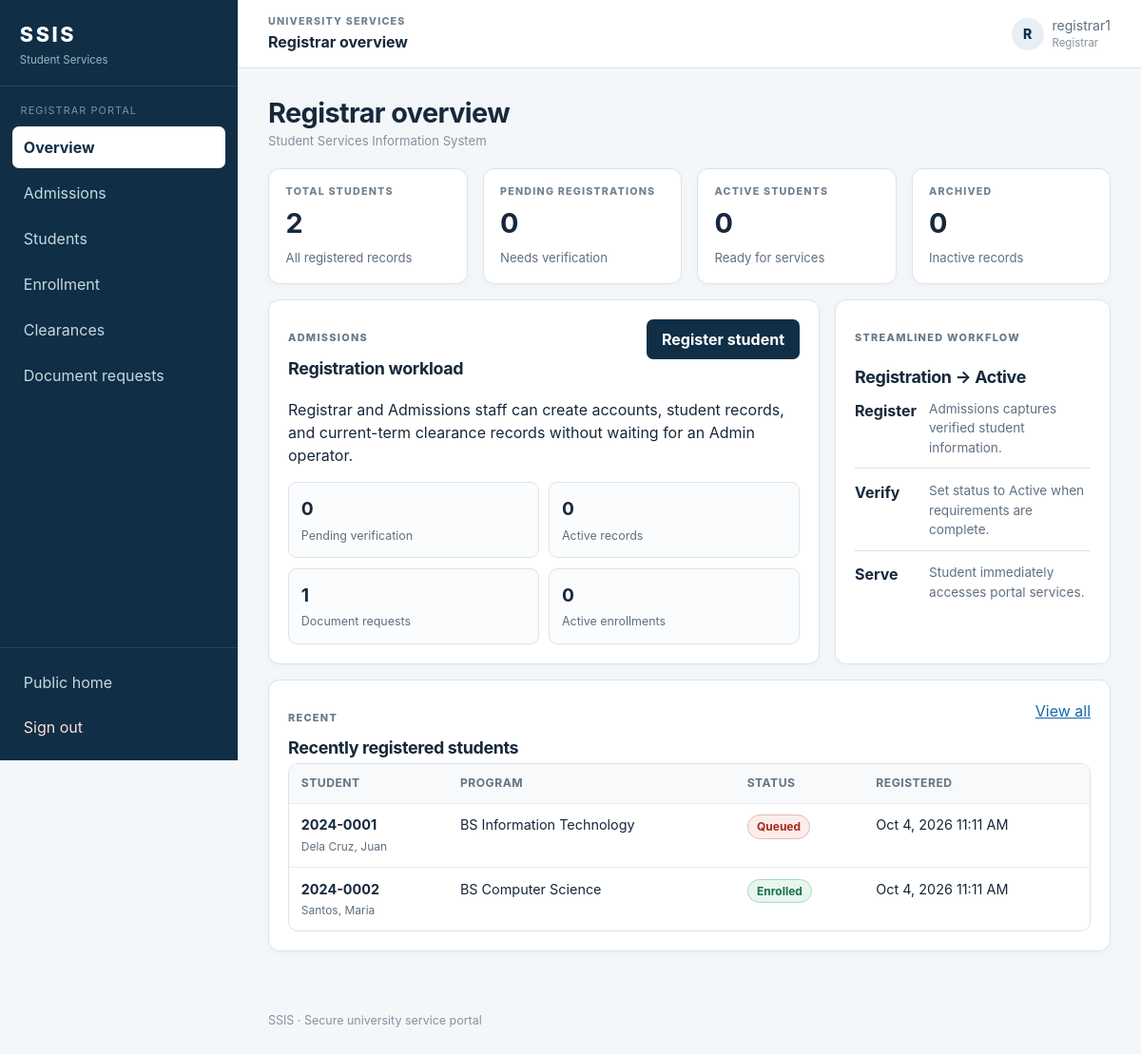
Before: /registrar/dashboard.php (signed in) with the older database file.
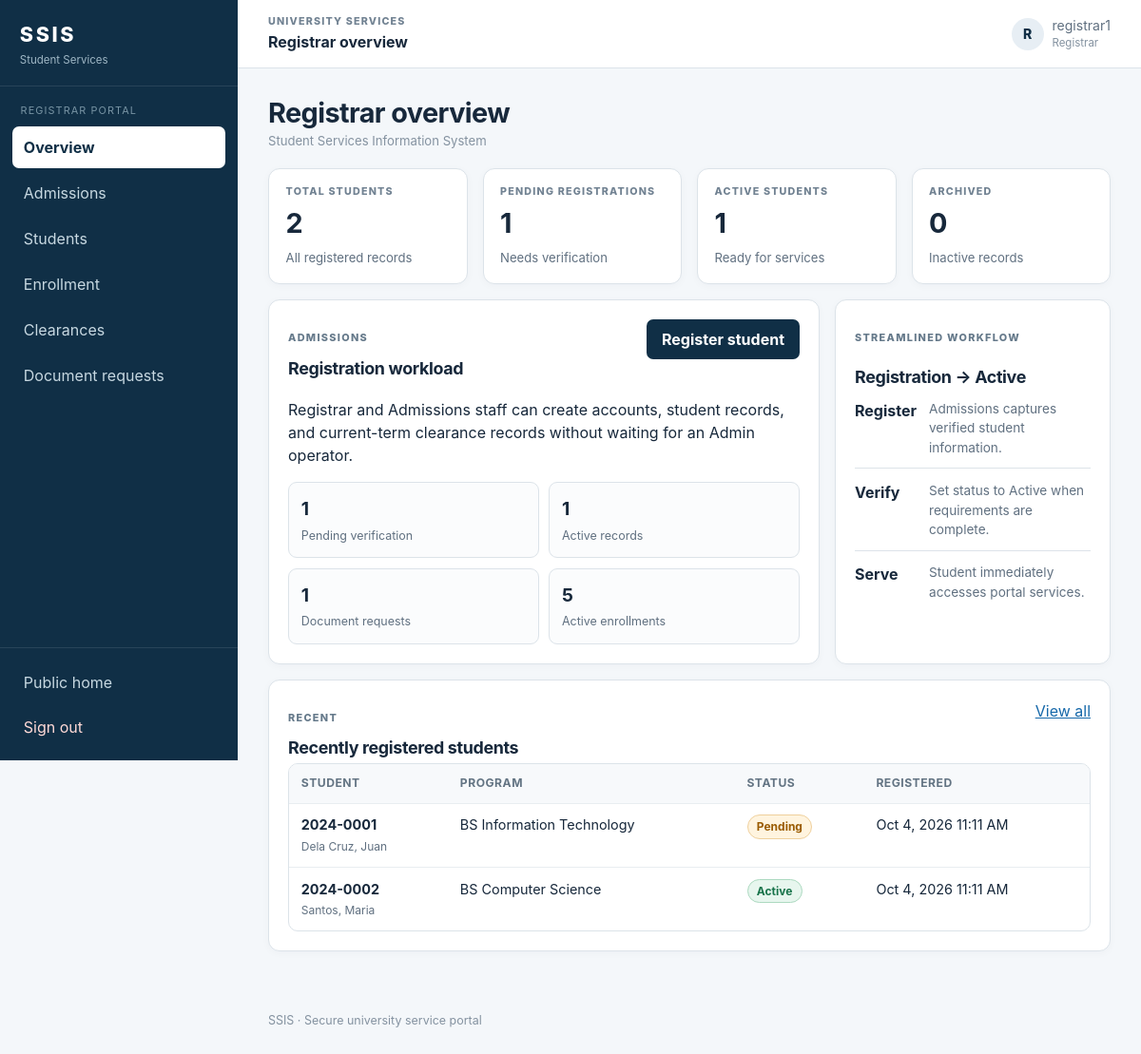
After: the same page with the newer database file.
### tables this page shows
CREATE TABLE students (
  id                INT UNSIGNED NOT NULL AUTO_INCREMENT,
  user_id           INT UNSIGNED NOT NULL,
  student_no        VARCHAR(20)  NOT NULL,
  first_name        VARCHAR(60)  NOT NULL,
  last_name         VARCHAR(60)  NOT NULL,
  program           VARCHAR(100) NOT NULL,
  year_level        TINYINT UNSIGNED NOT NULL DEFAULT 1,
  department_id     INT UNSIGNED NOT NULL,
  enrollment_status ENUM('pending','active','archived')
                    NOT NULL DEFAULT 'pending',
  queue_number      INT UNSIGNED NULL COMMENT 'Legacy field retained for backward compatibility; not used by SSIS',
  contact_no        VARCHAR(20)  NULL,
  registered_by     INT UNSIGNED NULL,
  created_at        TIMESTAMP NOT NULL DEFAULT CURRENT_TIMESTAMP,
  updated_at        TIMESTAMP NOT NULL DEFAULT CURRENT_TIMESTAMP ON UPDATE CURRENT_TIMESTAMP,
  PRIMARY KEY (id),
  UNIQUE KEY uq_students_user (user_id),
  UNIQUE KEY uq_students_no (student_no),
  KEY idx_students_name (last_name, first_name),
  KEY idx_students_enrollment (enrollment_status),
  CONSTRAINT fk_students_user FOREIGN KEY (user_id)
    REFERENCES users(id) ON DELETE CASCADE ON UPDATE CASCADE,
  CONSTRAINT fk_students_department FOREIGN KEY (department_id)
    REFERENCES departments(id) ON DELETE RESTRICT ON UPDATE CASCADE,
  CONSTRAINT fk_students_registered_by FOREIGN KEY (registered_by)
    REFERENCES users(id) ON DELETE SET NULL ON UPDATE CASCADE
);

### auth/auth_check.php (called while the page is built, shortened)
<?php
function e(?string $value): string
{
    return htmlspecialchars((string)$value, ENT_QUOTES | ENT_SUBSTITUTE, 'UTF-8');
}
function url(string $path): string
{
    return APP_BASE . $path;
}

### registrar/dashboard.php (the view, shortened to what this page needs)
<?php
require_once __DIR__ . '/../auth/auth_check.php';
require_once __DIR__ . '/../includes/layout.php';
$pdo = db();
$one = fn(string $sql, array $p = []) => (function () use ($pdo, $sql, $p) { $s=$pdo->prepare($sql); $s->execute($p); return (int)$s->fetchColumn(); })();
$students = $one('SELECT COUNT(*) FROM students');
$pending = $one("SELECT COUNT(*) FROM students WHERE enrollment_status='pending'");
$active = $one("SELECT COUNT(*) FROM students WHERE enrollment_status='active'");
$archived = $one("SELECT COUNT(*) FROM students WHERE enrollment_status='archived'");
$req = $one("SELECT COUNT(*) FROM document_requests WHERE status IN ('submitted','processing','ready')");
$gr = $one("SELECT COUNT(*) FROM enrollments WHERE status='enrolled'");
$recent = $pdo->query("SELECT s.student_no,s.first_name,s.last_name,s.program,s.enrollment_status,s.created_at
                       FROM students s ORDER BY s.created_at DESC LIMIT 8")->fetchAll();
?>
<div class="grid">
  <div class="stat"><span class="stat-label">TOTAL STUDENTS</span><b><?= $students ?></b><span>All registered records</span></div>
  <div class="stat"><span class="stat-label">PENDING REGISTRATIONS</span><b><?= $pending ?></b><span>Needs verification</span></div>
  <div class="stat"><span class="stat-label">ACTIVE STUDENTS</span><b><?= $active ?></b><span>Ready for services</span></div>
  <div class="stat"><span class="stat-label">ARCHIVED</span><b><?= $archived ?></b><span>Inactive records</span></div>
</div>
<div class="content-grid">
  <section class="card">
    <div class="section-title"><div><p class="card-kicker">ADMISSIONS</p><h2>Registration workload</h2></div><a class="btn" href="<?= e(url('/registrar/admissions.php')) ?>">Register student</a></div>
    <p>Registrar and Admissions staff can create accounts, student records, and current-term clearance records without waiting for an Admin operator.</p>
    <div class="quick-actions">
      <a href="<?= e(url('/registrar/students.php?status=pending')) ?>"><b><?= $pending ?></b><span>Pending verification</span></a>
      <a href="<?= e(url('/registrar/students.php?status=active')) ?>"><b><?= $active ?></b><span>Active records</span></a>
      <a href="<?= e(url('/registrar/requests.php')) ?>"><b><?= $req ?></b><span>Document requests</span></a>
      <a href="<?= e(url('/registrar/enrollments.php')) ?>"><b><?= $gr ?></b><span>Active enrollments</span></a>
    </div>
  </section>
  <aside class="card">
    <p class="card-kicker">STREAMLINED WORKFLOW</p>
    <h2>Registration → Active</h2>
    <ol class="clean-list">
      <li><b>Register</b><span>Admissions captures verified student information.</span></li>
      <li><b>Verify</b><span>Set status to Active when requirements are complete.</span></li>
      <li><b>Serve</b><span>Student immediately accesses portal services.</span></li>
    </ol>
  </aside>
</div>
<div class="card"><div class="section-title"><div><p class="card-kicker">RECENT</p><h2>Recently registered students</h2></div><a href="<?= e(url('/registrar/students.php')) ?>">View all</a></div>
<div class="tablewrap"><table><thead><tr><th>Student</th><th>Program</th><th>Status</th><th>Registered</th></tr></thead><tbody>
<?php foreach($recent as $r): ?><tr><td><strong><?= e($r['student_no']) ?></strong><br><small><?= e($r['last_name'].', '.$r['first_name']) ?></small></td><td><?= e($r['program']) ?></td><td><?= badge($r['enrollment_status']) ?></td><td><?= e(fmt_date($r['created_at'])) ?></td></tr><?php endforeach; ?>
</tbody></table></div></div>

### includes/helpers.php (shortened to what this page needs)
<?php
function fmt_date(?string $d): string { return $d ? date('M j, Y g:i A', strtotime($d)) : '-'; }
function label(string $v): string { return ucfirst(str_replace('_', ' ', $v)); }
function badge(string $status): string
{
    $good = ['paid', 'enrolled', 'passed', 'released', 'ready', 'active'];
    $warn = ['pending', 'partial', 'awaiting_payment', 'processing', 'incomplete'];
    $cls  = in_array($status, $good, true) ? 'good' : (in_array($status, $warn, true) ? 'warn' : 'bad');
    return '<span class="badge ' . $cls . '">' . e(label($status)) . '</span>';
}

Changed rows visible on the page:
changed students "BS Information Technology": enrollment_status "Queued" → "Pending"
changed students "BS Computer Science": enrollment_status "Enrolled" → "Active"
Other visible differences:
$pending: "0" → "1"
$active: "0" → "1"
$gr: "0" → "5"
